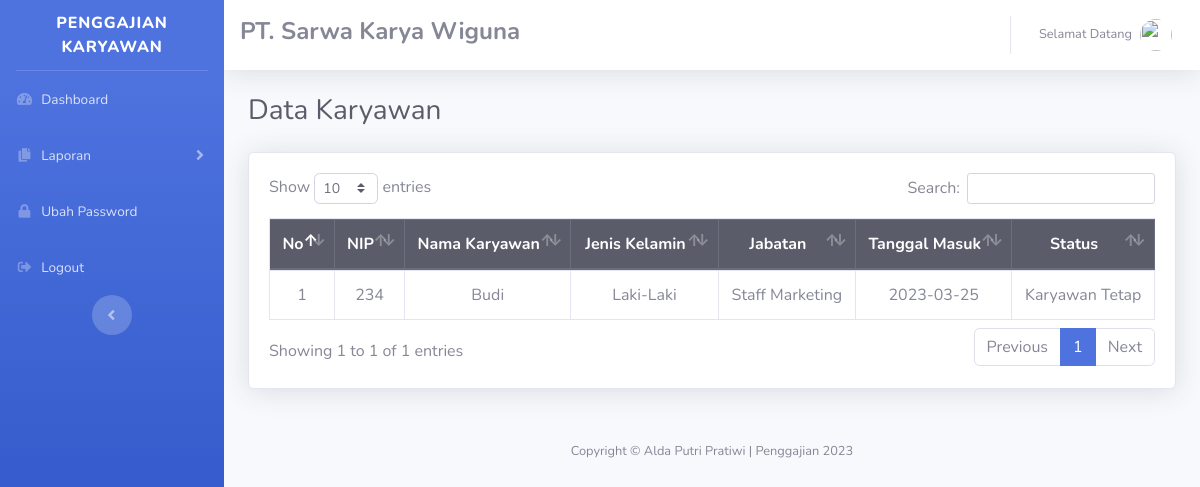
/index.php/direktur/data_karyawan, run on an earlier commit of the app's database.
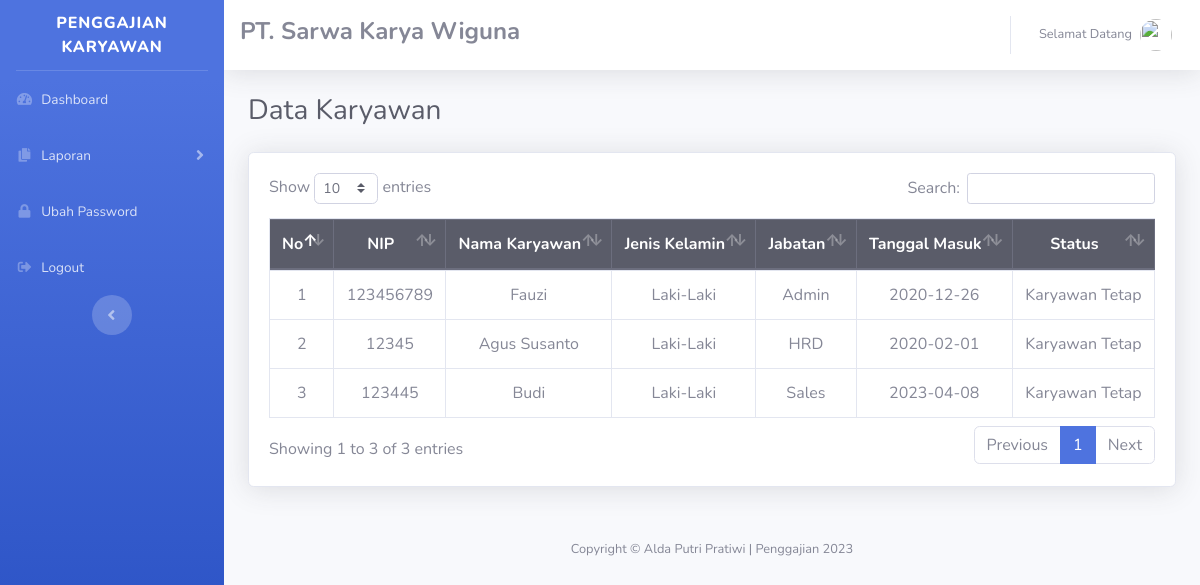
And on a later commit of the database.
### tables this page shows
CREATE TABLE `data_karyawan` (
  `id_karyawan` int(11) NOT NULL,
  `nip` varchar(16) NOT NULL,
  `nama_karyawan` varchar(100) NOT NULL,
  `username` varchar(120) NOT NULL,
  `password` varchar(32) NOT NULL,
  `jenis_kelamin` varchar(15) NOT NULL,
  `jabatan` varchar(50) NOT NULL,
  `tanggal_masuk` date NOT NULL,
  `status` varchar(50) NOT NULL,
  `photo` varchar(100) NOT NULL,
  `hak_akses` int(11) NOT NULL
);

### application/controllers/direktur/Data_Karyawan.php (called while the page is built, shortened)
<?php
class Data_Karyawan extends CI_Controller
{
    public function index()
    {
        $data['title'] = "Data Karyawan";
        $data['karyawan'] = $this->ModelPenggajian->get_data('data_karyawan')->result();
        $this->load->view('template_direktur/header', $data);
        $this->load->view('template_direktur/sidebar');
        $this->load->view('direktur/data_karyawan', $data);
        $this->load->view('template_direktur/footer');
    }
}

### index.php (called while the page is built, shortened)
<?php
require_once BASEPATH.'core/CodeIgniter.php';

### application/models/ModelPenggajian.php (called while the page is built, shortened)
<?php
class ModelPenggajian extends CI_model
{
	public function get_data($table)
	{
		return $this->db->get($table);
	}
}

### application/views/direktur/data_karyawan.php (the view)
<div class="container-fluid">
  <div class="d-sm-flex align-items-center justify-content-between mb-4">
    <h1 class="h3 mb-0 text-gray-800"><?php echo $title ?></h1>
  </div>
</div>
<div class="container-fluid">
  <div class="card shadow mb-4">
    <div class="card-body">
      <div class="table-responsive">
        <table class="table table-bordered" id="dataTable" width="100%" cellspacing="0">
          <thead class="thead-dark">
            <tr>
              <th class="text-center">No</th>
              <th class="text-center">NIP</th>
              <th class="text-center">Nama Karyawan</th>
              <th class="text-center">Jenis Kelamin</th>
              <th class="text-center">Jabatan</th>
              <th class="text-center">Tanggal Masuk</th>
              <th class="text-center">Status</th>
            </tr>
          </thead>
          <tbody>
            <?php $no = 1;
            foreach ($karyawan as $p) : ?>
              <tr>
                <td class="text-center"><?php echo $no++ ?></td>
                <td class="text-center"><?php echo $p->nip ?></td>
                <td class="text-center"><?php echo $p->nama_karyawan ?></td>
                <td class="text-center"><?php echo $p->jenis_kelamin ?></td>
                <td class="text-center"><?php echo $p->jabatan ?></td>
                <td class="text-center"><?php echo $p->tanggal_masuk ?></td>
                <td class="text-center"><?php echo $p->status ?></td>
              </tr>
            <?php endforeach; ?>
          </tbody>
        </table>
      </div>
    </div>
  </div>
</div>

### application/views/template_direktur/header.php (shortened to what this page needs)
<!DOCTYPE html>
<html lang="en">
<head>
  <link href="<?php echo base_url(); ?>assets/vendor/fontawesome-free/css/all.min.css" rel="stylesheet" type="text/css">
  <link href="<?php echo base_url(); ?>assets/css/sb-admin-2.min.css" rel="stylesheet">
</head>

### application/views/template_direktur/sidebar.php (shortened to what this page needs)
<body id="page-top">
  <div id="wrapper">
    <ul class="navbar-nav bg-gradient-primary sidebar sidebar-dark accordion" id="accordionSidebar">
      <a class="sidebar-brand d-flex align-items-center justify-content-center" href="#">
        <div class="sidebar-brand-text mx-3"> Penggajian Karyawan</div>
      </a>
      <hr class="sidebar-divider my-0">
      <li class="nav-item">
        <a class="nav-link" href="<?php echo base_url('direktur/dashboard') ?>">
          <i class="fas fa-fw fa-tachometer-alt"></i>
          <span>Dashboard</span></a>
      </li>
      <li class="nav-item">
        <a class="nav-link collapsed" href="#" data-toggle="collapse" data-target="#collapsePages" aria-expanded="true" aria-controls="collapsePages">
          <i class="fas fa-fw fa-copy"></i>
          <span>Laporan</span>
        </a>
      </li>
      <li class="nav-item">
        <a class="nav-link" href="<?php echo base_url('direktur/ganti_password') ?>">
          <i class="fas fa-fw fa-lock"></i>
          <span>Ubah Password</span></a>
      </li>
      <li class="nav-item">
        <a class="nav-link" href="<?php echo base_url('login/logout') ?>">
          <i class="fas fa-fw fa-sign-out-alt"></i>
          <span>Logout</span></a>
      </li>
      <div class="text-center d-none d-md-inline">
        <button class="rounded-circle border-0" id="sidebarToggle"></button>
      </div>
    </ul>
    <div id="content-wrapper" class="d-flex flex-column">
      <div id="content">
        <nav class="navbar navbar-expand navbar-light bg-white topbar mb-4 static-top shadow">
          <h4 class="font-weight-bold">PT. Sarwa Karya Wiguna</h4>
          <ul class="navbar-nav ml-auto">
            <li class="nav-item dropdown no-arrow">
              <a class="nav-link dropdown-toggle" href="#" id="userDropdown" role="button" data-toggle="dropdown" aria-haspopup="true" aria-expanded="false">
                <span class="mr-2 d-none d-lg-inline text-gray-600 small">Selamat Datang <?php echo $this->session->userdata('nama_karyawan') ?></span>
                <img class="img-profile rounded-circle" src="<?php echo base_url('photo/') . $this->session->userdata('photo') ?>">
              </a>
            </li>
          </ul>
        </nav>

### application/views/template_direktur/footer.php (shortened to what this page needs)
<footer class="sticky-footer">
  <div class="container my-auto">
    <div class="copyright text-center my-auto">
      <span>Copyright &copy; Alda Putri Pratiwi | Penggajian 2023</span>
    </div>
  </div>
</footer>
</div>
</div>
<link href="<?php echo base_url(); ?>assets/vendor/datatables/dataTables.bootstrap4.min.css" rel="stylesheet">
</body>
</html>

What changed in the data, as far as the page shows it:
removed data_karyawan: nip "234", nama_karyawan "Budi", jenis_kelamin "Laki-Laki", jabatan "Staff Marketing", tanggal_masuk "2023-03-25", status "Karyawan Tetap"
added data_karyawan: nip "123456789", nama_karyawan "Fauzi", jenis_kelamin "Laki-Laki", jabatan "Admin", tanggal_masuk "2020-12-26", status "Karyawan Tetap"
added data_karyawan: nip "12345", nama_karyawan "Agus Susanto", jenis_kelamin "Laki-Laki", jabatan "HRD", tanggal_masuk "2020-02-01", status "Karyawan Tetap"
added data_karyawan: nip "123445", nama_karyawan "Budi", jenis_kelamin "Laki-Laki", jabatan "Sales", tanggal_masuk "2023-04-08", status "Karyawan Tetap"
Also different on the page:
text written by a page script: "Show entries Search: Showing 1 to 1 of 1 entries Previous 1 Next" → "Show entries Search: Showing 1 to 3 of 3 entries Previous 1 Next"
